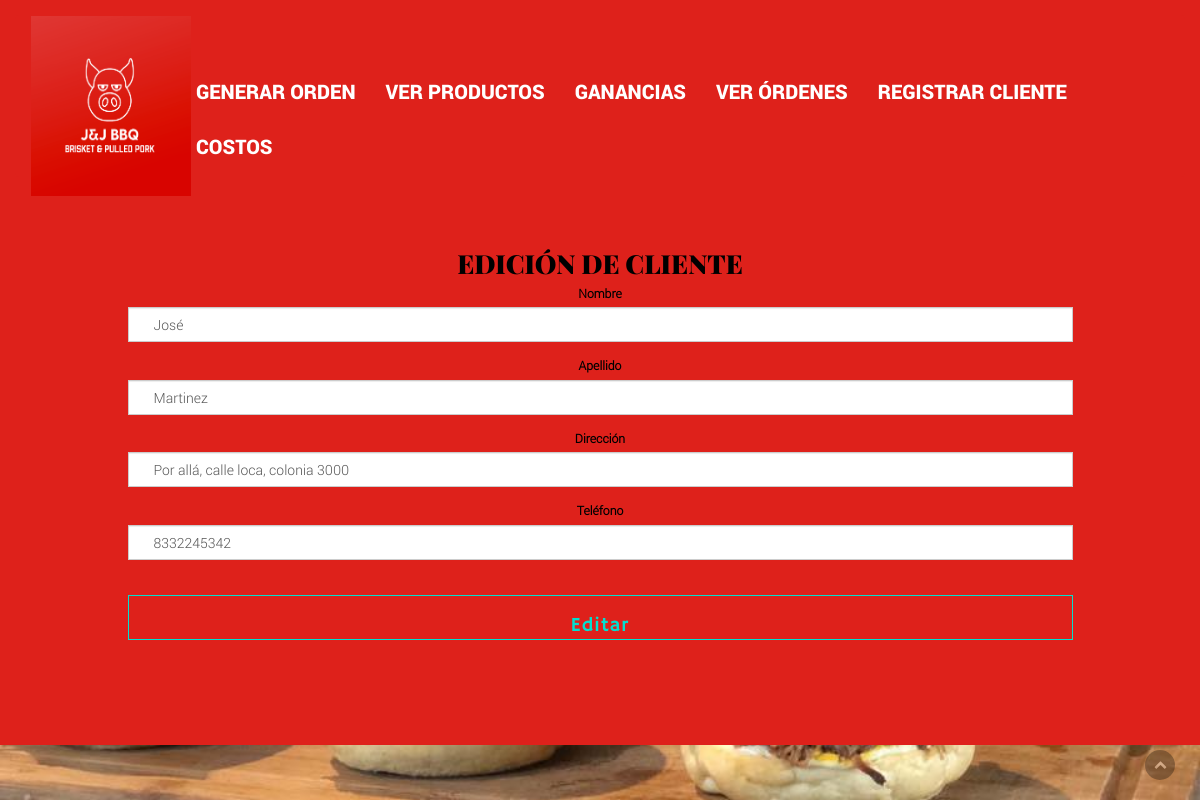
The app's page /editar-cliente.php?id=2 with its own data.
### tables this page shows
CREATE TABLE `clientes` (
  `id` int(3) NOT NULL,
  `nombre` varchar(50) NOT NULL,
  `apellido` varchar(50) NOT NULL,
  `direccion` varchar(100) NOT NULL,
  `telefono` varchar(15) NOT NULL,
  `ordenes` int(3) NOT NULL
);

### editar-cliente.php (the view, shortened to what this page needs)
<!doctype html>
 <html class="no-js" lang="">
    <head>
        <link rel="stylesheet" href="assets/css/fonticons.css">
        <link rel="stylesheet" href="assets/fonts/stylesheet.css">
        <link rel="stylesheet" href="assets/css/font-awesome.min.css">
        <link rel="stylesheet" href="assets/css/jquery.fancybox.css">
        <link rel="stylesheet" href="assets/css/bootstrap.min.css">
        <link rel="stylesheet" href="assets/css/magnific-popup.css">
        <link rel="stylesheet" href="assets/css/plugins.css" />
        <link rel="stylesheet" href="assets/css/style.css">
        <link rel="stylesheet" href="assets/css/responsive.css" />
    </head>
    <body data-spy="scroll" data-target=".navbar-collapse">
        <?php
    $id = $_GET['id'];
    include('dbconnect.php');
    $query = "SELECT * FROM clientes WHERE id=$id";
    $result = mysqli_query($conn, $query);
    ?>
        <div class="culmn">
            <header id="main_menu" class="header navbar-fixed-top">
                <div class="main_menu_bg">
                    <div class="container">
                        <div class="row">
                            <div class="nave_menu">
                                <nav class="navbar navbar-default">
                                    <div class="container-fluid">
                                        <div class="navbar-header">
                                            <a class="navbar-brand" href="index.php">
                                                <img src="assets/images/logos.png" style="height:180px; width:200px;"/>
                                            </a>
                                        </div>
                                        <div class="collapse navbar-collapse" id="bs-example-navbar-collapse-1">
                                            <ul class="nav navbar-nav" style="padding-left:150px;">
                                                <li><a href="generar-orden.php" style="font-size:20px;">GENERAR ORDEN</a></li>
                                                <li><a href="ver-productos.php" style="font-size:20px;">VER PRODUCTOS</a></li>
                                                <li><a href="ganancias.php" style="font-size:20px;">GANANCIAS</a></li>
                                                <li><a href="ver-ordenes.php" style="font-size:20px;">VER ÓRDENES</a></li>
                                                <li><a href="registrar-cliente.php" style="font-size:20px;">REGISTRAR CLIENTE</a></li>
                                                <li><a href="costos.php" style="font-size:20px;">COSTOS</a></li>
                                            </ul>
                                        </div>
                                    </div>
                                </nav>
                            </div>
                        </div>
                    </div>
                </div>
            </header>
        </div><br><br><br><br><br><br><br><br><br>
        <section id="about" class="about">
                <div class="container">
                    <div class="row">
                        <div class="main_about_area sections">
                            <div class="col-sm-10 col-sm-offset-1">
                                <div class="main_about_content">
                                    <div class="row">
                                        <div class="col-sm-12 wow fadeInRight" data-wow-duration="700ms">
                                            <div class="single_about_right_content">
                                            	<center>
                                                <h2>Edición de cliente</h2>
        <form role="form" action="edit2.php" method="get">
            <?php
            while($row=mysqli_fetch_assoc($result)){
            ?>
            <div class="form-group">
                <label>Nombre</label>
                <input type="text" name="nombre" class="form-control" value="<?php echo $row['nombre']?>">
            </div>
            <div class="form-group">
                <label>Apellido</label>
                <input type="text" name="apellido" class="form-control" value="<?php echo $row['apellido']?>">
            </div>
            <div class="form-group">
                <label>Dirección</label>
                <input type="text" name="direccion" class="form-control" value="<?php echo $row['direccion']?>">
            </div>
            <div class="form-group">
                <label>Teléfono</label>
                <input type="text" name="telefono" class="form-control" value="<?php echo $row['telefono']?>">
            </div>
            <button type="submit" class="btn bg-success btn-block">Editar</button>
            <?php
        }
            ?>
        </form>
                                            </center>
                                            </div>
                                        </div>
                                    </div>
                                </div>
                            </div>
                        </div>
                    </div>
                </div>
            </section>
        <div class="scrollup">
            <a href="#"><i class="fa fa-chevron-up"></i></a>
        </div>
    </body>
</html>

### assets/css/style.css (style rules this page uses)
html, body { background-color: #DE211B; font-size: 0.875rem; color: #000000; width: 100%; padding: 0; margin-left: 0; margin-right: 0; font-family: 'robotolight'; font-weight: 300; width:100%; }
img { -moz-user-select: none; -webkit-user-select: none; -ms-user-select: none; user-select: none; -webkit-user-drag: none; user-drag: none; }
a, a:hover, a:active, a:focus { text-decoration: none; outline: none; }
a, button, a span { -webkit-transition: 0.2s ease-in-out; -o-transition: 0.2s ease-in-out; transition: 0.2s ease-in-out; }
*, *:before, *:after { -webkit-box-sizing: border-box; -moz-box-sizing: border-box; box-sizing: border-box; }
a { font-family: 'robotoregular'; }
img { max-width: 100%; }
.form-control { display: inline-block; height: 35px; padding: 6px 25px; font-size: 14px; line-height: 1.42857143; border: 1px solid #ccc; border-radius: 0px; -webkit-box-shadow: inset 0 1px 1px rgba(0,0,0,.075); box-shadow: inset 0 1px 1px rgba(0,0,0,.075); -webkit-transition: border-color ease-in-out .15s,-webkit-box-shadow ease-in-out .15s; -o-transition: border-color ease-in-out .15s,box-shadow ease-in-out .15s; transition: border-color ease-in-out .15s,box-shadow ease-in-out .15s; }
h1, h2, h3 { font-weight: 300; margin: 0; }
h2 { font-size:1.875rem; line-height: 3rem; text-transform: uppercase; font-family: 'playfair_displayblack'; }
.sections { padding-top:85px; padding-bottom: 105px; overflow: hidden; }
ul { margin:0; padding:0; list-style:none; }
.btn { display: inline-block; min-width: 160px; padding: .8em; height: 45px; text-align: center; color: #00e0d0; letter-spacing: 1px; margin: 0; font-size: 20px; border-radius: 0px; margin-top: 20px; background-color: transparent; transition: .5s; border: 1px solid #00e0d0; font-family: 'hammersmith_oneregular'; }
.main_menu_bg { margin-top: 0px; background-color: #DE211B; }
.main_menu_bg .navbar-default { background-color: #DE211B; border-color: transparent; transition: all .6s; margin: 15px auto; }
.main_menu_bg .navbar-nav>li>a { padding-top: 15px; padding-bottom: 20px; text-transform: uppercase; font-size: 0.875rem; color: #fff; font-family: 'robotoblack'; }
.navbar-brand { padding: 0px 15px; }
.navbar-brand>img { max-width: 80%; }
.culmn { width:100%; overflow: hidden; }
.video { background: #DE211B url(Sistema-bbq/assets/images/banner.jpg) no-repeat top center; background-size:cover; }
.scrollup { width: 30px; height: 30px; border-radius: 15px; opacity: .3; position: fixed; bottom: 20px; right: 25px; color: #fff; cursor: pointer; background-color: #000; z-index: 1000; transition: opacity .5s, background-color .5s; -moz-transition: opacity .5s, background-color .5s; -webkit-transition: opacity .5s, background-color .5s; }
.scrollup i { font-size: 13px; position: absolute; opacity: 1; color: #fff; left: 50%; top: 50%; margin-top: -7px; margin-left: -6px; text-decoration: none; }

### records on screen
clientes: nombre "José", apellido "Martinez", direccion "Por allá, calle loca, colonia 3000", telefono "8332245342"
